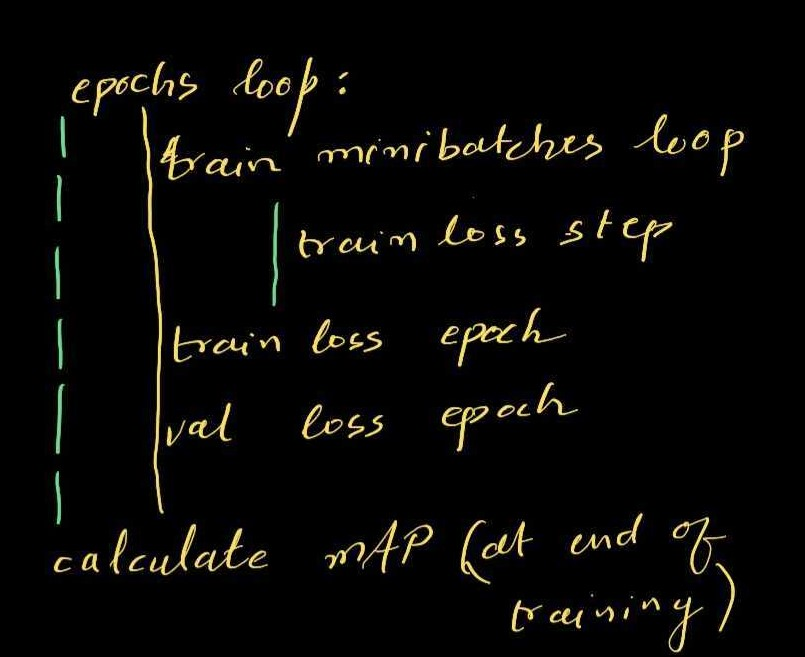
#> input picture training_strategy.jpg, 805 x 657 px
$ python -i augment_data.py   (imports and definitions only)
#> lines starting #> are read from the running program, lines starting #| are printed output that depends on the picture
#> further down, picture is the input picture: shape (657, 805, 3); mean B, G, R 6.6, 8.7, 9.4
#! /usr/bin/env python
# coding=utf-8
# @Author: Longxing Tan, tanlongxing888@163.com

import math
import random

import cv2
import numpy as np

from .image_utils import resize_image

# [1 line not run here, left out]


# [170 lines left out: functions load_mosaic_image, random_perspective, not called in this run]


def augment_hsv(img, hgain=0.5, sgain=0.5, vgain=0.5):
#> called with hgain = 0.5, sgain = 0.5, vgain = 0.5
    rand = np.random.uniform(-1, 1, 3) * [hgain, sgain, vgain] + 1
    hue, sat, val = cv2.split(cv2.cvtColor(img, cv2.COLOR_BGR2HSV))
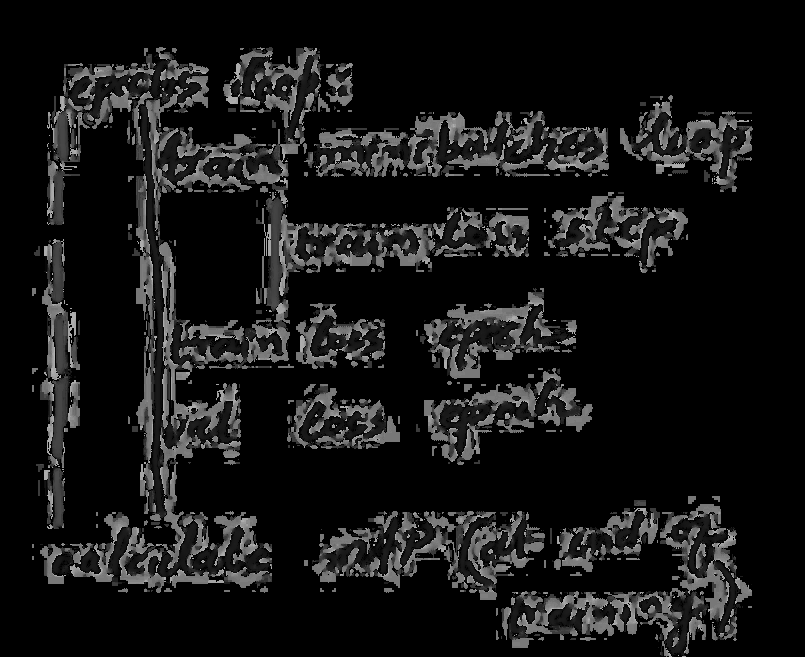
#> hue: shape (657, 805); min 0, max 179, mean 21.4
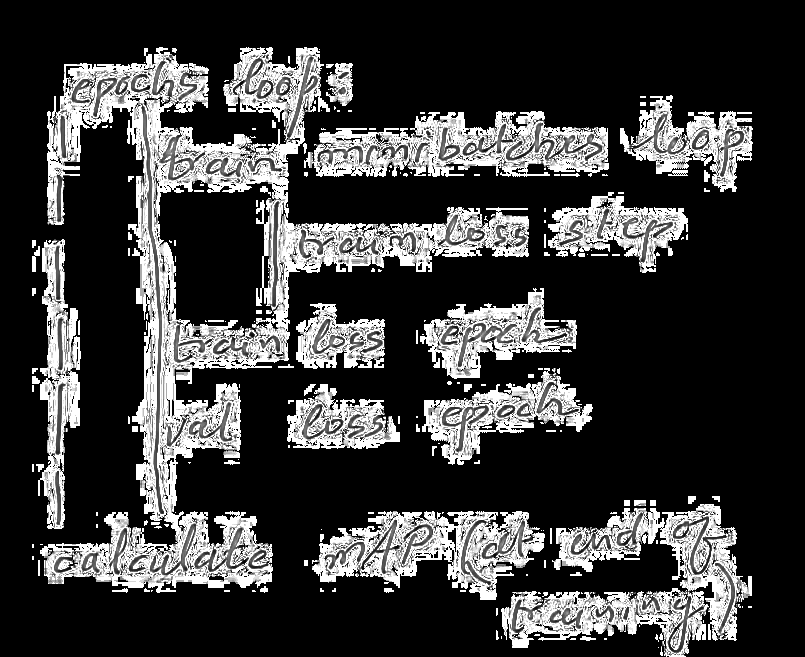
#> sat: shape (657, 805); min 0, max 255, mean 59.4
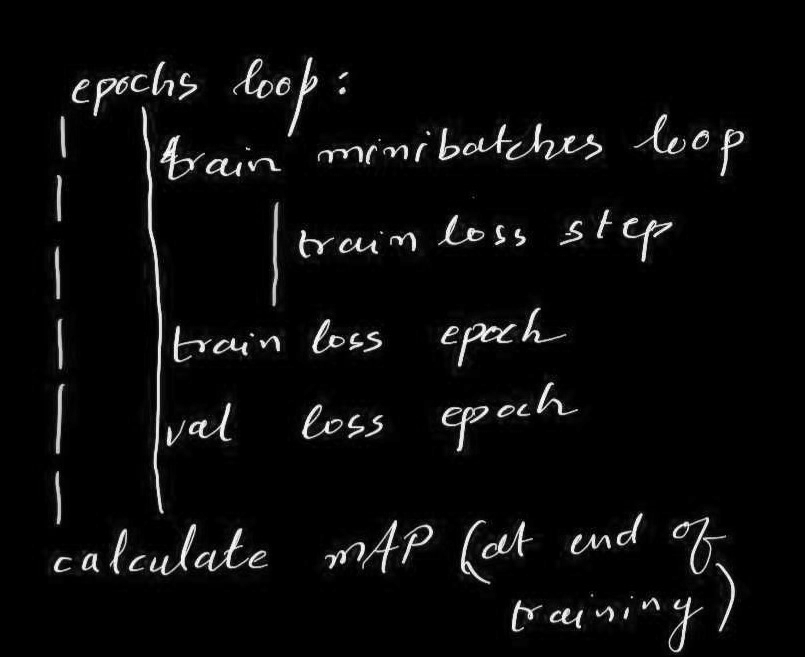
#> val: shape (657, 805); min 0, max 255, mean 10.2
    dtype = img.dtype

    x = np.arange(0, 256, dtype=np.int16)
    lut_hue = ((x * rand[0]) % 180).astype(dtype)
    lut_sat = np.clip(x * rand[1], 0, 255).astype(dtype)
#> lut_sat = 256 values from 0 to 255
    lut_val = np.clip(x * rand[2], 0, 255).astype(dtype)
#> lut_val = 256 values from 0 to 255

    img_hsv = cv2.merge(
        (cv2.LUT(hue, lut_hue), cv2.LUT(sat, lut_sat), cv2.LUT(val, lut_val))
    ).astype(dtype)
#> img_hsv: shape (657, 805, 3); mean H, S, V 21.5, 62.8, 11
    return cv2.cvtColor(img_hsv, cv2.COLOR_HSV2BGR)


# [19 lines left out: function random_flip, not called in this run]

>>> import cv2
>>> picture = cv2.imread('../../training_strategy.jpg')
>>> result = augment_hsv(picture)
